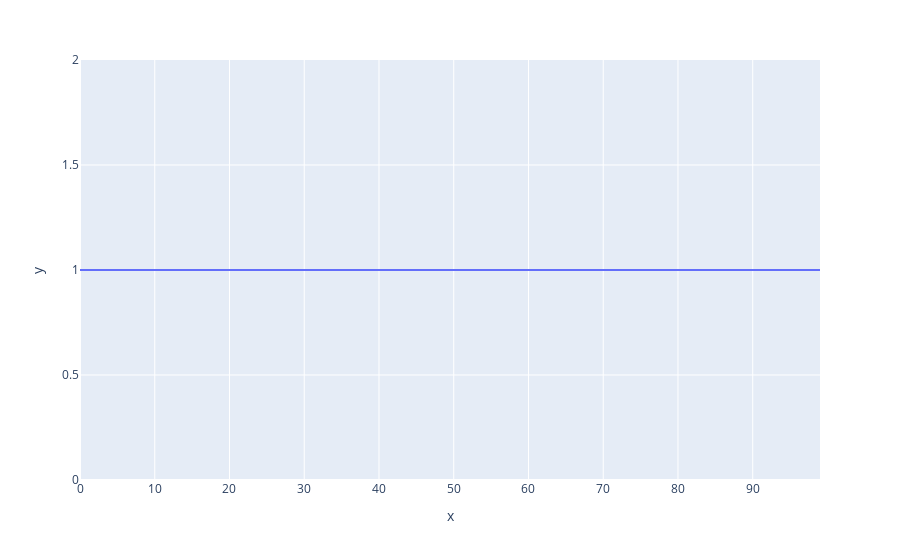

Source (notebook cell):
### Code cell
px.line(y=xs[:,0])

### Figure 1 — Plotly figure (JSON) as saved in the notebook; plotly's stock layout.template omitted (floating-point values rounded to 4 significant figures)
{"data": [{"hovertemplate": "x=%{x}<br>y=%{y}<extra></extra>", "legendgroup": "", "line": {"color": "#636efa", "dash": "solid"}, "mode": "lines", "name": "", "orientation": "v", "showlegend": false, "type": "scatter", "x": [0, 1, 2, 3, 4, 5, 6, 7, 8, 9, 10, 11, 12, 13, 14, 15, 16, 17, 18, 19, 20, 21, 22, 23, 24, 25, 26, 27, 28, 29, 30, 31, 32, 33, 34, 35, 36, 37, 38, 39, 40, 41, 42, 43, 44, 45, 46, 47, 48, 49, 50, 51, 52, 53, 54, 55, 56, 57, 58, 59, 60, 61, 62, 63, 64, 65, 66, 67, 68, 69, 70, 71, 72, 73, 74, 75, 76, 77, 78, 79, 80, 81, 82, 83, 84, 85, 86, 87, 88, 89, 90, 91, 92, 93, 94, 95, 96, 97, 98, 99], "xaxis": "x", "y": [1, 1, 1, 1, 1, 1, 1, 1, 1, 1, 1, 1, 1, 1, 1, 1, 1, 1, 1, 1, 1, 1, 1, 1, 1, 1, 1, 1, 1, 1, 1, 1, 1, 1, 1, 1, 1, 1, 1, 1, 1, 1, 1, 1, 1, 1, 1, 1, 1, 1, 1, 1, 1, 1, 1, 1, 1, 1, 1, 1, 1, 1, 1, 1, 1, 1, 1, 1, 1, 1, 1, 1, 1, 1, 1, 1, 1, 1, 1, 1, 1, 1, 1, 1, 1, 1, 1, 1, 1, 1, 1, 1, 1, 1, 1, 1, 1, 1, 1, 1], "yaxis": "y"}], "layout": {"autosize": true, "legend": {"tracegroupgap": 0}, "margin": {"t": 60}, "xaxis": {"anchor": "y", "autorange": true, "domain": [0, 1], "range": [0, 99], "title": {"text": "x"}, "type": "linear"}, "yaxis": {"anchor": "x", "autorange": true, "domain": [0, 1], "range": [0, 2], "title": {"text": "y"}, "type": "linear"}}}
